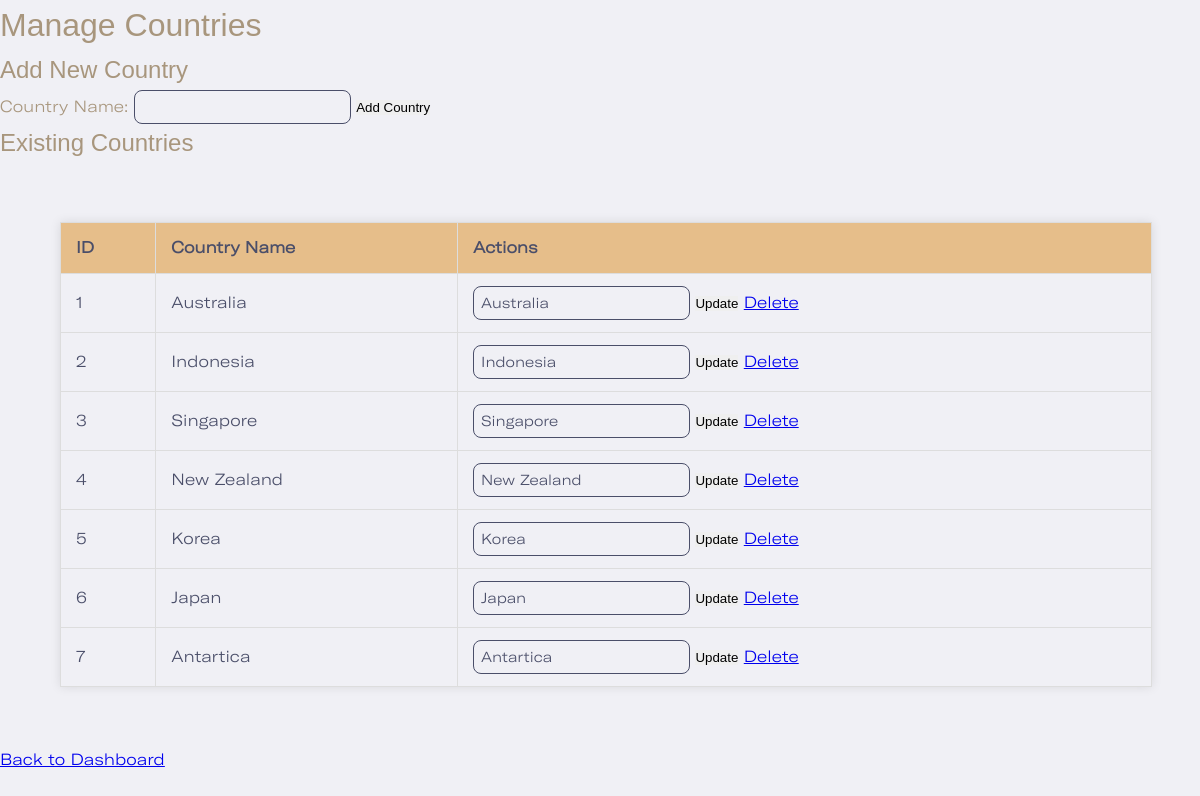
The page /admin/countries.php (signed in) on the database its author committed.
### tables this page shows
CREATE TABLE `countries` (
  `id` int(11) NOT NULL,
  `name` varchar(100) NOT NULL
);

### admin/countries.php (the view, shortened to what this page needs)
<?php
require '../config.php';
$stmt = $pdo->query("SELECT * FROM Countries");
$countries = $stmt->fetchAll(PDO::FETCH_ASSOC);
?>
<!DOCTYPE html>
<html lang="en">
<head>
    <link rel="stylesheet" href="../global.css" />
    <link rel="stylesheet" href="admin.css" />
</head>
<body>
    <h1>Manage Countries</h1>
    <h2>Add New Country</h2>
    <form method="post">
        <label for="country_name">Country Name:</label>
        <input type="text" name="country_name" required>
        <button type="submit">Add Country</button>
    </form>
    <h2>Existing Countries</h2>
    <table border="1" class="property-table">
        <thead>
            <tr>
                <th>ID</th>
                <th>Country Name</th>
                <th>Actions</th>
            </tr>
        </thead>
        <tbody>
            <?php foreach ($countries as $country): ?>
            <tr>
                <td><?php echo $country['id']; ?></td>
                <td><?php echo htmlspecialchars($country['name']); ?></td>
                <td>
                    <form style="display:inline;" method="post">
                        <input type="text" name="country_name" value="<?php echo htmlspecialchars($country['name']); ?>">
                        <button type="submit">Update</button>
                    </form>
                    <a href="?delete_id=<?php echo $country['id']; ?>" onclick="return confirm('Are you sure you want to delete this country?');">Delete</a>
                </td>
            </tr>
            <?php endforeach; ?>
        </tbody>
    </table>
    <a href="admin_dashboard.php">Back to Dashboard</a>
</body>
</html>

### global.css (style rules this page uses)
:root { --primary-gold: #E6BE8A; --secondary-gold: #D2B48C; --light-gold: #F7E7CE; --gold-text: #A8967D; --dark-blue: #4A4E69; --lighter-blue: #F0F0F5; --transparent: rgba(0, 0, 0, 0); }
* { margin: 0; padding: 0; box-sizing: border-box; }
body { font-family: 'GT America', sans-serif; background-color: var(--lighter-blue); color: var(--gold-text); line-height: 1.6; }
h1, h2, h3 { font-family: 'Branch Updated', sans-serif; font-weight: 400; }
select, input { font-family: 'GT America', sans-serif; font-size: 0.9rem; padding: 7px; background-color: var(--lighter-blue); color: var(--dark-blue); border: 1px solid var(--dark-blue); border-radius: 0.5rem; }
button { outline: none; border: none; }
.property-table { width: 91vw; border-collapse: collapse; background-color: white; box-shadow: 0 0 0.625rem rgba(0, 0, 0, 0.1); margin: 60px; }
.property-table th, .property-table td { padding: 12px 15px; border: 1px solid #ddd; text-align: left; }
.property-table th { background-color: var(--primary-gold); color: var(--dark-blue); text-align: left; }
.property-table td { background-color: var(--lighter-blue); color: var(--dark-blue); }
.property-table tbody tr:nth-child(odd) { background-color: #f9f9f9; }
.property-table tbody tr:nth-child(even) { background-color: var(--lighter-blue); }

### admin/admin.css (style rules this page uses)
:root { --primary-gold: #E6BE8A; --secondary-gold: #D2B48C; --light-gold: #F7E7CE; --gold-text: #A8967D; --dark-blue: #4A4E69; --lighter-blue: #F0F0F5; --transparent: rgba(0, 0, 0, 0); }

### rows shown on the page
countries: id "1", name "Australia", country_name "Australia"
countries: id "2", name "Indonesia", country_name "Indonesia"
countries: id "3", name "Singapore", country_name "Singapore"
countries: id "4", name "New Zealand", country_name "New Zealand"
countries: id "5", name "Korea", country_name "Korea"
countries: id "6", name "Japan", country_name "Japan"
countries: id "7", name "Antartica", country_name "Antartica"
